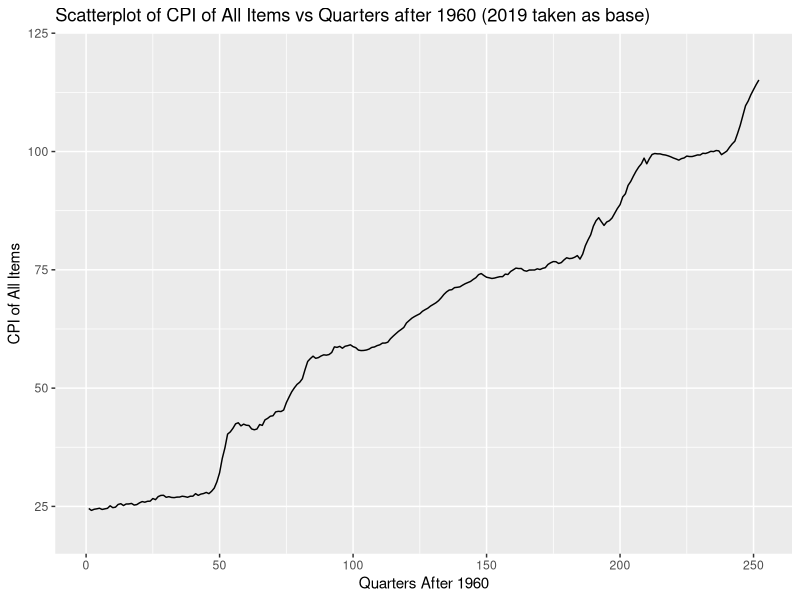
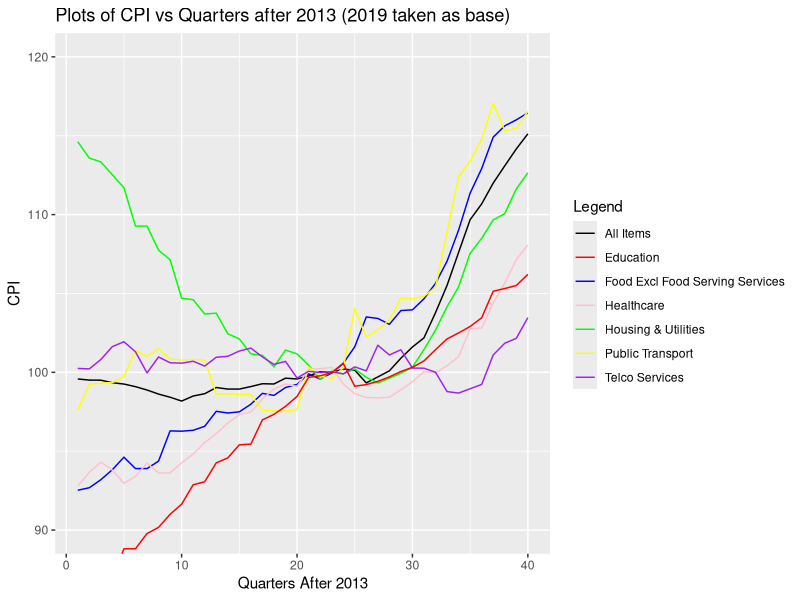
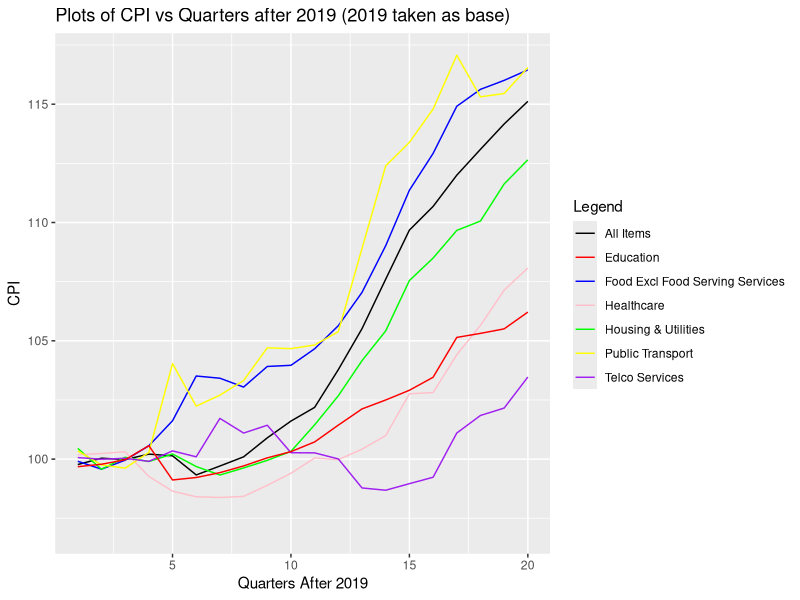

The R source for these figures, in order:
library(ggplot2)
setwd("/home/marcus/repos/cpi-singapore")
data <- read.csv("ConsumerPriceIndexCPI2019AsBaseYearQuarterly.csv")
#data for CPI of All Items from 1961 to 2023
genData <- as.data.frame(t(data[1, 2:253]))
genData
i = 252
add <- c()
while (i>0) {
  add <- append(add, i)
  i <- i - 1
}
genData$QuartersAfter <- add
colnames(genData)[1] <- 'AllItems'
genData$AllItems <- as.numeric(genData$AllItems)
p1961 <- ggplot(data = genData, mapping = aes (x=QuartersAfter, y=AllItems)) + geom_line() + labs(title='Scatterplot of CPI of All Items vs Quarters after 1960 (2019 taken as base)', x='Quarters After 1960', y='CPI of All Items') + coord_cartesian(ylim=c(20,120))
print(p1961)

#data for CPI from 2014 to 2023
data2014 <- as.data.frame(t(data[c(1,3,67,84,103,113,130), 2:41]))
data2014
i = 40
add2014 <- c()
while (i>0) {
  add2014 <- append(add2014, i)
  i <- i - 1
}
add2014
data2014$QuartersAfter <- add2014
colnames(data2014)[1] <- 'AllItems'
data2014$AllItems <- as.numeric(data2014$AllItems)
colnames(data2014)[2] <- 'FoodExclServices'
data2014$FoodExclServices <- as.numeric(data2014$FoodExclServices)
colnames(data2014)[3] <- 'HousingUtilities'
data2014$HousingUtilities <- as.numeric(data2014$HousingUtilities)
colnames(data2014)[4] <- 'Healthcare'
data2014$Healthcare <- as.numeric(data2014$Healthcare)
colnames(data2014)[5] <- 'PublicTransport'
data2014$PublicTransport <- as.numeric(data2014$PublicTransport)
colnames(data2014)[6] <- 'TelcoServices'
data2014$TelcoServices <- as.numeric(data2014$TelcoServices)
colnames(data2014)[7] <- 'Education'
data2014$Education <- as.numeric(data2014$Education)
data2014
p2014 <- ggplot(data = data2014, mapping = aes (x=QuartersAfter)) +
        geom_line(aes(y=AllItems, color='All Items')) +
        geom_line(aes(y=FoodExclServices, color='Food Excl Food Serving Services')) +
        geom_line(aes(y=HousingUtilities, color='Housing & Utilities')) +
        geom_line(aes(y=Healthcare, color='Healthcare')) +
        geom_line(aes(y=PublicTransport, color='Public Transport')) +
        geom_line(aes(y=TelcoServices, color='Telco Services')) +
        geom_line(aes(y=Education, color='Education')) +
        scale_color_manual(values=c("black", "red", "blue", "pink", "green", "yellow", "purple"), name='Legend') +
        labs(title='Plots of CPI vs Quarters after 2013 (2019 taken as base)', x='Quarters After 2013', y='CPI') + coord_cartesian(ylim=c(90,120))
print(p2014)

#data for CPI from 2019 to 2023
data2019 <- NULL
data2019 <- data2014[1:20, 1:7]
data2019
i = 20
add2019 <- c()
while (i>0) {
  add2019 <- append(add2019, i)
  i <- i - 1
}
data2019$QuartersAfter <- add2019
data2019
p2019 <- ggplot(data = data2019, mapping = aes (x=QuartersAfter)) +
  geom_line(aes(y=AllItems, color='All Items')) +
  geom_line(aes(y=FoodExclServices, color='Food Excl Food Serving Services')) +
  geom_line(aes(y=HousingUtilities, color='Housing & Utilities')) +
  geom_line(aes(y=Healthcare, color='Healthcare')) +
  geom_line(aes(y=PublicTransport, color='Public Transport')) +
  geom_line(aes(y=TelcoServices, color='Telco Services')) +
  geom_line(aes(y=Education, color='Education')) +
  scale_color_manual(values=c("black", "red", "blue", "pink", "green", "yellow", "purple"), name='Legend') +
  labs(title='Plots of CPI vs Quarters after 2019 (2019 taken as base)', x='Quarters After 2019', y='CPI') + coord_cartesian(ylim=c(97,117))
print(p2019)
